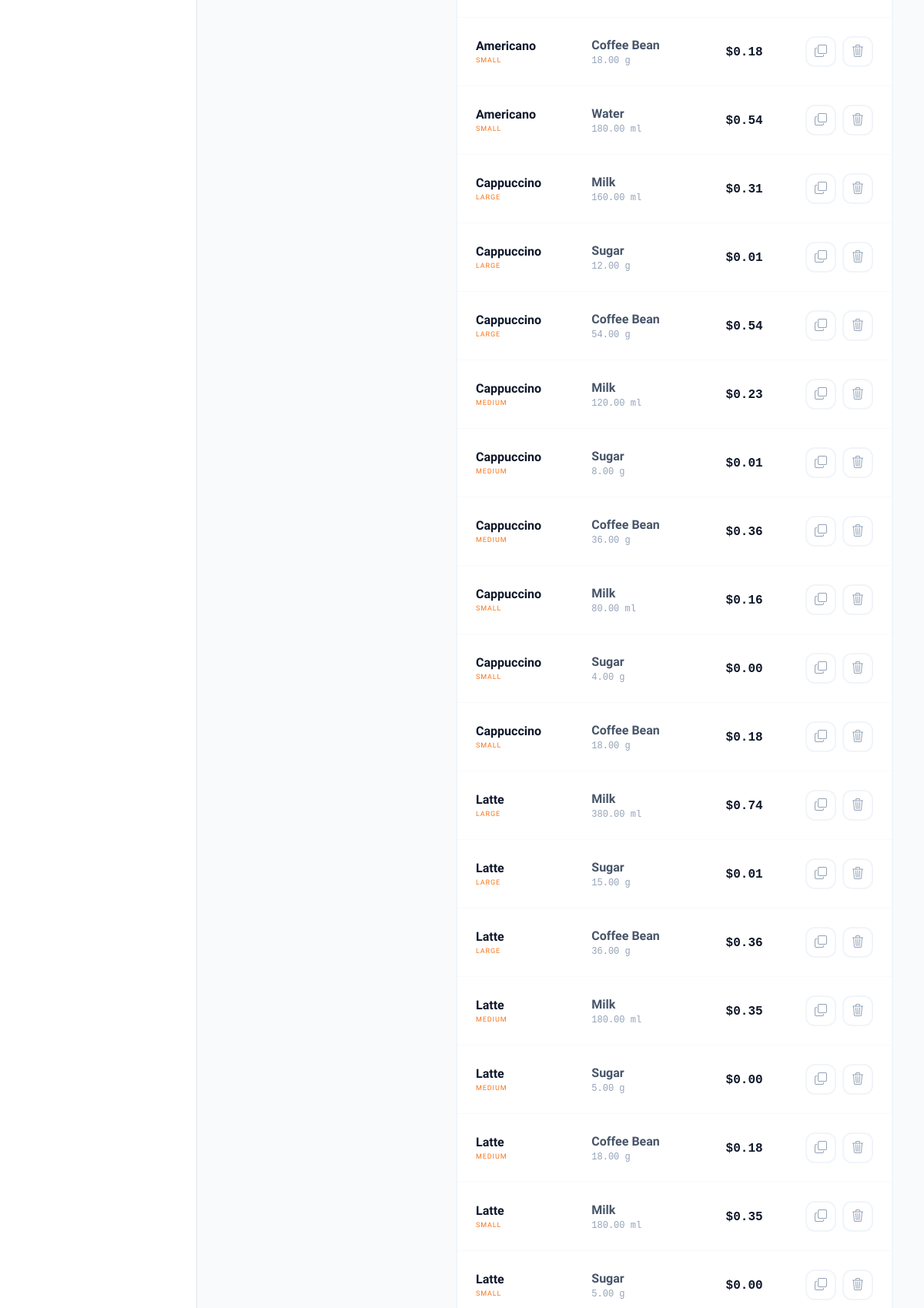
The app's page /recipe-builder/ (middle part), older data.
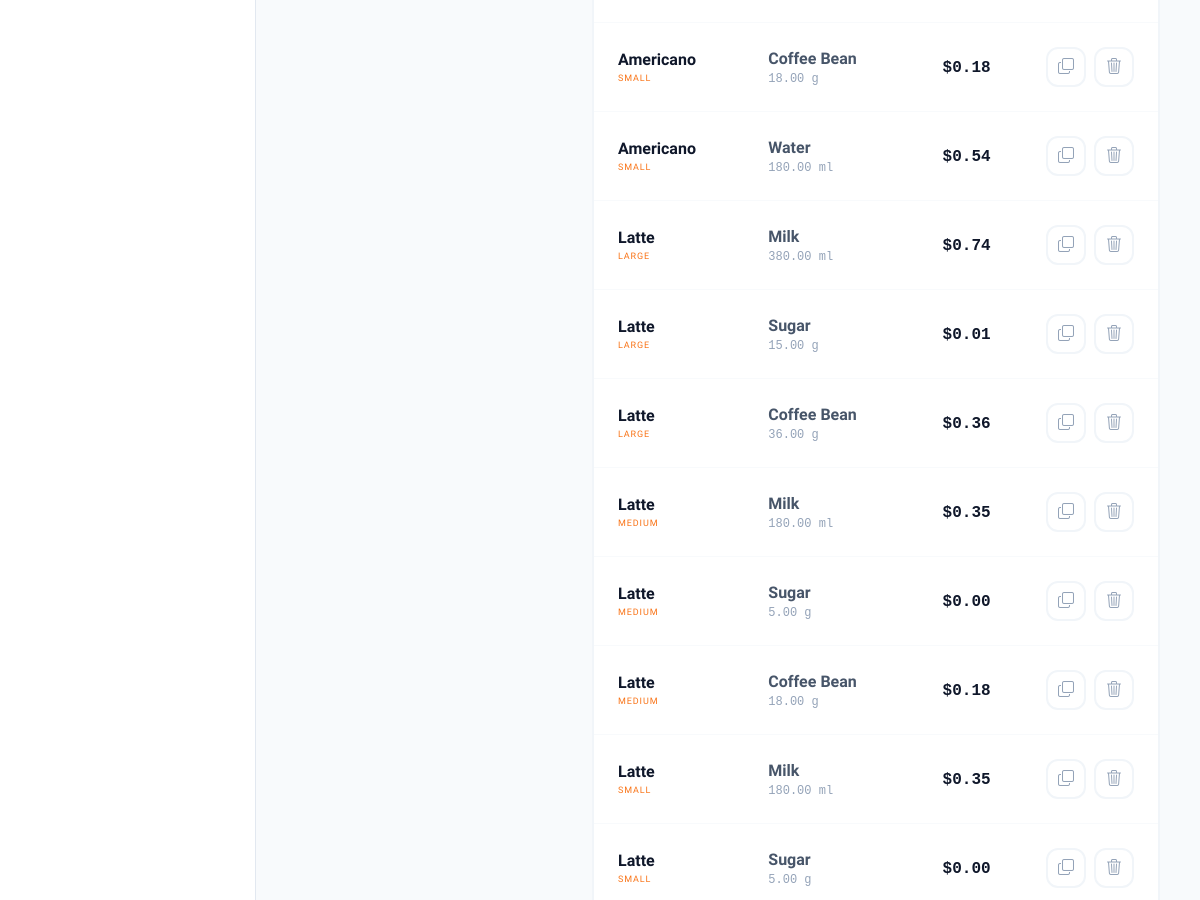
The same page, newer data.
### sales/models.py (models this page shows, shortened)
class Recipe(models.Model):
    SIZE_CHOICES = [
        ('Small', 'Small'),
        ('Medium', 'Medium'),
        ('Large', 'Large'),
    ]
    product = models.ForeignKey(Product, on_delete=models.CASCADE, related_name='recipes')
    ingredient = models.ForeignKey('Ingredient', on_delete=models.CASCADE)
    size = models.CharField(max_length=10, choices=SIZE_CHOICES, default='Medium')
    quantity = models.DecimalField(max_digits=10, decimal_places=2, help_text="Amount in g, ml, or pcs")
    class Meta:
        unique_together = ('product', 'ingredient', 'size')

class Product(models.Model):
    CATEGORIES = (
        ('Coffee', 'Coffee'),
        ('Tea', 'Tea'),
        ('Matcha', 'Matcha'),
        ('Other', 'Other'),
    )
    name = models.CharField(max_length=100)
    category = models.CharField(max_length=20, choices=CATEGORIES, default='Coffee')
    base_price = models.DecimalField(max_digits=10, decimal_places=2, help_text="Base Price for SMALL HOT (Tax Inclusive)")
    image = models.ImageField(upload_to='products/', null=True, blank=True)
    ice_upcharge = models.DecimalField(max_digits=6, decimal_places=2, default=0.25)
    frappe_upcharge = models.DecimalField(max_digits=6, decimal_places=2, default=0.50)
    is_available = models.BooleanField(default=True, help_text="Uncheck to hide from customer menu (Snooze)")
    can_be_hot = models.BooleanField(default=True)
    can_be_iced = models.BooleanField(default=False)
    can_be_frappe = models.BooleanField(default=False)
    stock = models.IntegerField(default=0)

class Ingredient(models.Model):
    PACKAGING_CHOICES = (
        ('HOT_CUP', 'Hot Cup'),
        ('COLD_CUP', 'Cold Cup'),
        ('HOT_STRAW', 'Hot Straw'),
        ('COLD_STRAW', 'Cold/Frappe Straw'),
        ('CARRIER', 'Plastic Carrier'),
        ('HOT_LID', 'Hot Lid'),
        ('COLD_LID', 'Cold Lid'),
        ('NONE', 'None'),
    )
    name = models.CharField(max_length=100)
    stock_quantity = models.DecimalField(max_digits=10, decimal_places=2, default=0.00)
    initial_stock_per_item = models.DecimalField(max_digits=10, decimal_places=2, default=0.00)
    items_count = models.IntegerField(default=1)
    max_stock = models.DecimalField(max_digits=10, decimal_places=2, default=1000.00)
    unit = models.CharField(max_length=10)
    unit_cost = models.DecimalField(max_digits=10, decimal_places=5, default=0.00)
    last_purchase_price = models.DecimalField(max_digits=10, decimal_places=2, default=0)
    is_packaging = models.BooleanField(default=False)
    packaging_type = models.CharField(max_length=20, choices=PACKAGING_CHOICES, default='NONE')

### sales/views.py (the view, shortened to what this page needs)
# urls.py: path('recipe-builder/', views.recipe_builder, name='recipe_builder'),
def recipe_builder(request):
    products = Product.objects.all().order_by('name')
    ingredients = Ingredient.objects.all().order_by('name')
    recipes = Recipe.objects.select_related('product', 'ingredient').all().order_by('product__name', 'size')
    for r in recipes:
        r.line_cost = (r.ingredient.unit_cost or Decimal('0.00')) * r.quantity
    return render(request, 'recipe_builder.html', {
        'products': products,
        'ingredients': ingredients,
        'recipes': recipes
    })

### sales/templates/recipe_builder.html (shortened to what this page needs)
<!DOCTYPE html>
<html lang="en">
<head>
    <script src="https://cdn.tailwindcss.com"></script>
    <link rel="stylesheet" href="https://cdn.jsdelivr.net/npm/bootstrap-icons@1.11.1/font/bootstrap-icons.css">
</head>
<body class="bg-[#f8fafc] text-slate-900 flex flex-col md:flex-row min-h-screen">
    <aside id="sidebar" class="fixed inset-y-0 left-0 w-64 shrink-0 bg-white border-r border-slate-200 p-6 flex flex-col transform -translate-x-full md:translate-x-0 transition-transform duration-300 ease-in-out z-[150] md:sticky md:top-0 md:h-screen">
        <nav class="space-y-1 flex-grow">
        </nav>
    </aside>
    <main class="flex-1 p-4 md:p-8 lg:p-10 max-w-[1400px] mx-auto w-full">
        <div class="grid grid-cols-1 lg:grid-cols-12 gap-6">
            <div class="lg:col-span-4 space-y-6">
            </div>
            <div class="lg:col-span-8 space-y-4">
                <div class="bento-card rounded-[2.5rem] overflow-hidden">
                    <div class="overflow-x-auto">
                        <table class="w-full text-left border-collapse" id="recipeTable">
                            <tbody class="divide-y divide-slate-50">
                                {% for r in recipes %}
                                <tr class="hover:bg-slate-50/50 transition-colors recipe-row"
                                    data-product="{{ r.product.name|lower }}"
                                    data-ingredient="{{ r.ingredient.name|lower }}"
                                    data-size="{{ r.size|lower }}">
                                    <td class="p-6">
                                        <div class="font-bold text-slate-900">{{ r.product.name }}</div>
                                        <div class="text-[9px] font-800 text-orange-500 uppercase tracking-widest">{{ r.size }}</div>
                                    </td>
                                    <td class="p-6">
                                        <div class="font-semibold text-slate-600">{{ r.ingredient.name }}</div>
                                        <div class="text-xs font-mono text-slate-400">{{ r.quantity }} {{ r.ingredient.unit }}</div>
                                    </td>
                                    <td class="p-6 text-right">
                                        <span class="font-mono font-bold text-slate-900">${{ r.line_cost|stringformat:".2f" }}</span>
                                    </td>
                                    <td class="p-6 text-right">
                                        <div class="flex justify-end gap-2">
                                            <button onclick="openCopyModal('{{ r.product.id }}', '{{ r.size }}', '{{ r.product.name }}')"
                                                    class="w-10 h-10 rounded-xl border-2 border-slate-100 flex items-center justify-center text-slate-400 hover:border-orange-500 hover:text-orange-500 transition-all">
                                                <i class="bi bi-copy"></i>
                                            </button>
                                            <form method="POST" class="inline">
                                                <button type="submit" class="w-10 h-10 rounded-xl border-2 border-slate-100 flex items-center justify-center text-slate-400 hover:border-red-500 hover:text-red-500 transition-all">
                                                    <i class="bi bi-trash3"></i>
                                                </button>
                                            </form>
                                        </div>
                                    </td>
                                </tr>
                                {% endfor %}
                            </tbody>
                        </table>
                    </div>
                </div>
            </div>
        </div>
    </main>
</body>
</html>

Row changes from the older to the newer data that the page shows:
removed Recipe: product.name "Cappuccino", size "LARGE", ingredient.name "Milk", quantity "160.00", ingredient.unit "ml", line_cost "0.31"
removed Recipe: product.name "Cappuccino", size "LARGE", ingredient.name "Sugar", quantity "12.00", ingredient.unit "g", line_cost "0.01"
removed Recipe: product.name "Cappuccino", size "LARGE", ingredient.name "Coffee Bean", quantity "54.00", ingredient.unit "g", line_cost "0.54"
removed Recipe: product.name "Cappuccino", size "MEDIUM", ingredient.name "Milk", quantity "120.00", ingredient.unit "ml", line_cost "0.23"
removed Recipe: product.name "Cappuccino", size "MEDIUM", ingredient.name "Sugar", quantity "8.00", ingredient.unit "g", line_cost "0.01"
removed Recipe: product.name "Cappuccino", size "MEDIUM", ingredient.name "Coffee Bean", quantity "36.00", ingredient.unit "g", line_cost "0.36"
removed Recipe: product.name "Cappuccino", size "SMALL", ingredient.name "Milk", quantity "80.00", ingredient.unit "ml", line_cost "0.16"
removed Recipe: product.name "Cappuccino", size "SMALL", ingredient.name "Sugar", quantity "4.00", ingredient.unit "g", line_cost "0.00"
removed Recipe: product.name "Cappuccino", size "SMALL", ingredient.name "Coffee Bean", quantity "18.00", ingredient.unit "g", line_cost "0.18"
